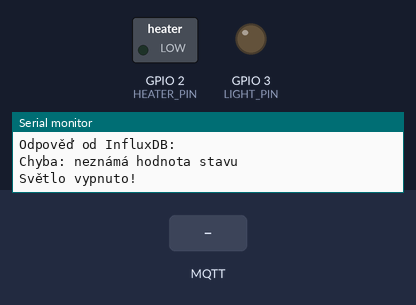
This program was run on a simulated ESP32-C3. On the bench: switched loads named in the program (green lamp = pin HIGH), output pins drawn as LEDs (lit = HIGH), the last lines printed to the serial monitor. The inputs (shaded band) are chosen by the test bench. WiFi joins after 1.5 s; servers stay silent unless stated; uploads are accepted with an empty reply; no MQTT or app messages arrive unless stated.

Above: at 3.7 s.
3.8 s: MQTT message "ON" arrives on the first subscribed topic
At 4.7 s:
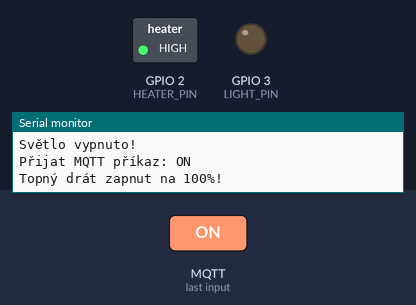
5.3 s: MQTT message "ON" arrives on the second subscribed topic
At 5.9 s:
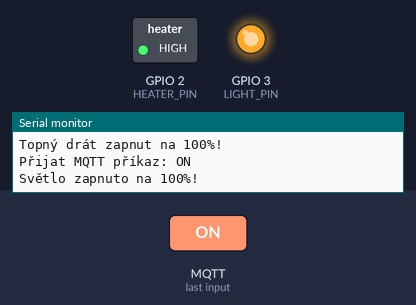
6.8 s: MQTT message "OFF" arrives on the first subscribed topic
At 8.0 s:
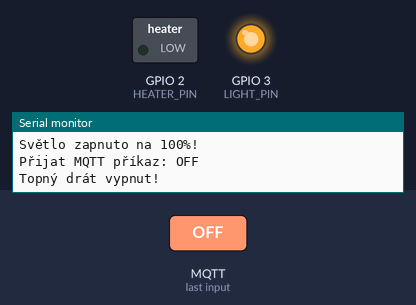
8.3 s: MQTT message "OFF" arrives on the second subscribed topic
At 9.4 s:
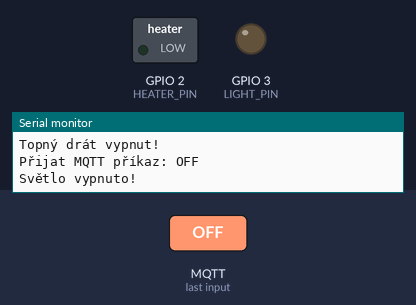
Timing chart, 0 to 10.8 s (numbered marks = the images above; inputs shaded):
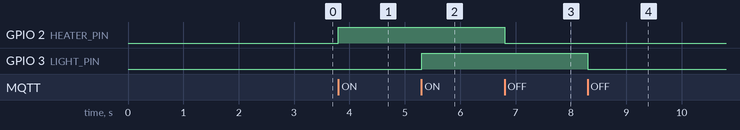

Measured:
- after the input at 3.8 s, GPIO 2 (HEATER_PIN): LOW → HIGH at once
- after the input at 5.3 s, GPIO 3 (LIGHT_PIN): LOW → HIGH at once
- after the input at 6.8 s, GPIO 2 (HEATER_PIN): HIGH → LOW at once
- after the input at 8.3 s, GPIO 3 (LIGHT_PIN): HIGH → LOW at once

The program:

main.cpp
```cpp
#include <Arduino.h>
#include <PubSubClient.h>
#include "WiFiManager.h"
#include "MQTTManager.h"
#include "OTAUpdater.h"
#include "HeaterController.h"
#include "ChickenLightController.h"
#include "InfluxDBManager.h"
#include "config.h"

// Set pin for heater
#define HEATER_PIN 2
#define LIGHT_PIN 3

//State of heater
bool heaterState = false;
bool currrentHeaterState;
bool lightState = false;
bool currrentLightState;

unsigned long previousMillis = 0;
const long interval = 3600000; // 1 hodina

WiFiManager wifiManager;
WiFiClient espClient;
PubSubClient client(espClient);
HeaterController heater(HEATER_PIN);  // Pin D2 pro topný drát
ChickenLightController light(LIGHT_PIN);  // Pin D3 pro světlo
MQTTManager mqttManager(client, heater, light);  // MQTTManager předává referenci na HeaterController
OTAUpdater otaUpdater("ESP32C3-Heater");
InfluxDBManager influxDB(influxUrl, influxBucket, influxUsername, influxPassword);

void setup() {
    Serial.begin(115200);
    // Připojení k WiFi
    wifiManager.connect(ssid, password);
    // Nastavení MQTT klienta
    mqttManager.setup(mqtt_server, mqtt_port, mqtt_user, mqtt_password);

    // Připojení k MQTT
    if (mqttManager.connect("ESP32C3_Client", mqtt_user, mqtt_password, "home/heater/set")) {
        mqttManager.publish("home/garden/status", "Připojeno!");
        client.subscribe("home/light/set");  // Přihlášení k odběru druhého tématu
    }

    // Inicializace topného drátu
    heater.begin();

    // Inicializace světla
    light.begin();

    // Spuštění OTA aktualizací
    otaUpdater.begin();

    influxDB.getLastHeaterState(heaterState);  // Zkontroluje poslední stav topení
    // Nastavení topení podle stavu z InfluxDB
    if (heaterState) {
        heater.turnOn();
        currrentHeaterState = true;
    } else {
        heater.turnOff();  // Pokud byl poslední stav "OFF", vypneme topení
        currrentHeaterState = false;
    }

    influxDB.getLastLightState(lightState);  // Zkontroluje poslední stav světla
    // Nastavení světla podle stavu z InfluxDB
    if (lightState) {
        light.turnOn();
        currrentLightState = true;
    } else {
        light.turnOff();  // Pokud byl poslední stav "OFF", vypneme světlo
        currrentLightState = false;
    }
}

void loop() {
    // MQTT smyčka pro příjem příkazů
    mqttManager.loop();

    // Zpracování OTA aktualizací
    otaUpdater.handle();

    unsigned long currentMillis = millis();

    if (currentMillis - previousMillis >= interval) {
        previousMillis = currentMillis;

        // Získání posledního stavu topení z InfluxDB
        influxDB.getLastHeaterState(heaterState);

        // Získání posledního stavu světla z InfluxDB
        influxDB.getLastLightState(lightState);

        // Nastavení topení podle stavu z InfluxDB
        if (heaterState && currrentHeaterState != true) {
            heater.turnOn();  // Pokud byl poslední stav "ON", zapneme topení
            currrentHeaterState = true;
        } else if (heaterState == false && currrentHeaterState != false) {
            heater.turnOff();  // Pokud byl poslední stav "OFF", vypneme topení
            currrentHeaterState = false;
        }
        else {
            // Pokud se stav nezměnil, nebudeme nic dělat
        }

        // Nastavení světla podle stavu z InfluxDB
        if (lightState && currrentLightState != true) {
            light.turnOn();  // Pokud byl poslední stav "ON", zapneme světlo
            currrentLightState = true;
        } else if (lightState == false && currrentLightState != false) {
            light.turnOff();  // Pokud byl poslední stav "OFF", vypneme světlo
            currrentLightState = false;
        }
        else {
            // Pokud se stav nezměnil, nebudeme nic dělat
        }
    }

}
```

ChickenLightController.cpp
```cpp
#include "ChickenLightController.h"

ChickenLightController::ChickenLightController(uint8_t pin) : pin(pin) {}

void ChickenLightController::begin() {
    pinMode(pin, OUTPUT);
    analogWrite(pin, 0);
}

void ChickenLightController::turnOn() {
    analogWrite(pin, 255);  // 100% výkon
    Serial.println("Světlo zapnuto na 100%!");
}

void ChickenLightController::turnOn75() {
    analogWrite(pin, 192);
    Serial.println("Světlo zapnuto na 75%!");
}

void ChickenLightController::turnOn50() {
    analogWrite(pin, 128);
    Serial.println("Světlo zapnuto na 50%!");
}

void ChickenLightController::turnOn25() {
    analogWrite(pin, 64);
    Serial.println("Světlo zapnuto na 25%!");
}

void ChickenLightController::turnOff() {
    analogWrite(pin, 0);   // Vypne světlo
    Serial.println("Světlo vypnuto!");
}
```

ChickenLightController.h
```cpp
#ifndef CHICKENLIGHTCONTROLLER_H
#define CHICKENLIGHTCONTROLLER_H

#include <Arduino.h>

class ChickenLightController {
public:
    ChickenLightController(uint8_t pin);
    void begin();
    void turnOn();
    void turnOn75();
    void turnOn50();
    void turnOn25();
    void turnOff();

private:
    uint8_t pin;
};

#endif
```

HeaterController.cpp
```cpp
#include "HeaterController.h"

HeaterController::HeaterController(uint8_t pin) : pin(pin) {}

void HeaterController::begin() {
    pinMode(pin, OUTPUT);
    analogWrite(pin, 0);
}

void HeaterController::turnOn() {
    analogWrite(pin, 255);  // 100% výkon
    Serial.println("Topný drát zapnut na 100%!");
}

void HeaterController::turnOn75() {
    analogWrite(pin, 192);  // 75% výkon (PWM hodnoty: 0-255)
    Serial.println("Topný drát zapnut na 75%!");
}

void HeaterController::turnOn50() {
    analogWrite(pin, 128);  // 50% výkon (PWM hodnoty: 0-255)
    Serial.println("Topný drát zapnut na 50%!");
}

void HeaterController::turnOn25() {
    analogWrite(pin, 64);  // 25% výkon (PWM hodnoty: 0-255)
    Serial.println("Topný drát zapnut na 25%!");
}

void HeaterController::turnOff() {
    analogWrite(pin, 0);   // Vypne topný drát (0% PWM)
    Serial.println("Topný drát vypnut!");
}
```

HeaterController.h
```cpp
#ifndef HEATERCONTROLLER_H
#define HEATERCONTROLLER_H

#include <Arduino.h>
#include <ArduinoHttpClient.h>

class HeaterController {
public:
    HeaterController(uint8_t pin);
    void begin();
    void turnOn();
    void turnOn75();
    void turnOn50();
    void turnOn25();
    void turnOff();

private:
    uint8_t pin;
};

#endif
```

InfluxDBManager.cpp
```cpp
#include "InfluxDBManager.h"
#include <WiFiClient.h>
#include <ArduinoHttpClient.h>

// Konstruktor třídy InfluxDBManager
InfluxDBManager::InfluxDBManager(const String& url, const String& bucket, const String& username, const String& password)
    : url(url), bucket(bucket), username(username), password(password) {}

// Funkce pro získání posledního stavu zařízení "start_heater_2" z InfluxDB
void InfluxDBManager::getLastHeaterState(bool &state) {
    // Použití WiFiClient pro HTTP
    WiFiClient wifiClient;

    // HTTP klient pro komunikaci s InfluxDB serverem
    HttpClient http(wifiClient, url, 8086); // Port 8086 pro HTTP

    // Definice dotazu pro získání posledního stavu zařízení "start_heater_2"
    String query = R"(
        from(bucket: "homeassistant")
        |> range(start: -30d)
        |> filter(fn: (r) => r._field == "state")
        |> filter(fn: (r) => r.entity_id == "start_heater_2")
        |> sort(columns: ["_time"], desc: true)
        |> limit(n: 1)
    )";

    // Autentizace (Base64 Basic Auth)
    String auth = username + ":" + password;
    String encodedAuth = encodeBase64(auth);

    Serial.println("Dotaz na InfluxDB: " + query);

    // Odeslání POST požadavku na InfluxDB
    http.beginRequest();
    http.post("/api/v2/query");
    http.sendHeader("Authorization", "Basic " + encodedAuth);
    http.sendHeader("Content-Type", "application/vnd.flux");
    http.sendHeader("Content-Length", query.length());
    http.beginBody();
    http.print(query);
    http.endRequest();

    // Získání odpovědi
    int httpResponseCode = http.responseStatusCode();  // Získání status kódu odpovědi
    Serial.println("HTTP Response Code: " + String(httpResponseCode));

    String response = http.responseBody();  // Získání těla odpovědi
    Serial.println("Odpověď od InfluxDB: " + response);

    // Zpracování odpovědi
    if (httpResponseCode == 200) {
        if (response.indexOf(",on,") != -1) {
            state = true;  // Zařízení je zapnuto
            Serial.println("Zařízení je zapnuto");
        } else if (response.indexOf(",off,") != -1) {
            state = false;  // Zařízení je vypnuto
            Serial.println("Zařízení je vypnuto");
        } else {
            Serial.println("Chyba: neznámá hodnota stavu");
        }
    } else {
        // Pokud došlo k chybě při komunikaci s InfluxDB
        Serial.print("Chyba při dotazu na InfluxDB: ");
        Serial.println(httpResponseCode);
    }

    // Uzavření spojení
    http.stop();
}

void InfluxDBManager::getLastLightState(bool &state) {
    // Použití WiFiClient pro HTTP
    WiFiClient wifiClient;

    // HTTP klient pro komunikaci s InfluxDB serverem
    HttpClient http(wifiClient, url, 8086); // Port 8086 pro HTTP

    // Definice dotazu pro získání posledního stavu zařízení "start_light_2"
    String query = R"(
        from(bucket: "homeassistant")
        |> range(start: -30d)
        |> filter(fn: (r) => r._field == "state")
        |> filter(fn: (r) => r.entity_id == "start_light")
        |> sort(columns: ["_time"], desc: true)
        |> limit(n: 1)
    )";

    // Autentizace (Base64 Basic Auth)
    String auth = username + ":" + password;
    String encodedAuth = encodeBase64(auth);

    Serial.println("Dotaz na InfluxDB: " + query);

    // Odeslání POST požadavku na InfluxDB
    http.beginRequest();
    http.post("/api/v2/query");
    http.sendHeader("Authorization", "Basic " + encodedAuth);
    http.sendHeader("Content-Type", "application/vnd.flux");
    http.sendHeader("Content-Length", query.length());
    http.beginBody();
    http.print(query);
    http.endRequest();

    // Získání odpovědi
    int httpResponseCode = http.responseStatusCode();  // Získání status kódu odpovědi
    Serial.println("HTTP Response Code: " + String(httpResponseCode));

    String response = http.responseBody();  // Získání těla odpovědi
    Serial.println("Odpověď od InfluxDB: " + response);

    // Zpracování odpovědi
    if (httpResponseCode == 200) {
        if (response.indexOf(",on,") != -1) {
            state = true;  // Zařízení je zapnuto
            Serial.println("Zařízení je zapnuto");
        } else if (response.indexOf(",off,") != -1) {
            state = false;  // Zařízení je vypnuto
            Serial.println("Zařízení je vypnuto");
        } else {
            Serial.println("Chyba: neznámá hodnota stavu");
        }
    } else {
        // Pokud došlo k chybě při komunikaci s InfluxDB
        Serial.print("Chyba při dotazu na InfluxDB: ");
        Serial.println(httpResponseCode);
    }
}
// Funkce pro Base64 kódování
String InfluxDBManager::encodeBase64(const String& input) {
    String encoded;
    const char* data = input.c_str();
    size_t len = input.length();
    unsigned char encodedData[(len * 4 / 3) + 4]; // Maximální délka Base64 výstupu
    size_t outputLength;

    // Kódování Base64
    mbedtls_base64_encode(encodedData, sizeof(encodedData), &outputLength, (const unsigned char*)data, len);
    encoded = String((char*)encodedData);
    return encoded;
}
```

InfluxDBManager.h
```cpp
#ifndef INFLUXDBMANAGER_H
#define INFLUXDBMANAGER_H

#include <Arduino.h>
#include "mbedtls/base64.h" // Base64 pro ESP32

class InfluxDBManager {
public:
    InfluxDBManager(const String& url, const String& bucket, const String& username, const String& password);
    void getLastHeaterState(bool &state);
    void getLastLightState(bool &state);
private:
    String url;
    String bucket;
    String username;
    String password;

    String encodeBase64(const String& input);  // Pomocná metoda pro Base64
};

#endif // INFLUXDBMANAGER_H
```

MQTTManager.cpp
```cpp
#include "MQTTManager.h"

// Upravený konstruktor
MQTTManager::MQTTManager(PubSubClient& client, HeaterController& heaterController, ChickenLightController& lightController)
    : client(client), heaterController(heaterController), lightController(lightController) {}

void MQTTManager::setup(const char* server, int port, const char* user, const char* password) {
    client.setServer(server, port);
    client.setCallback([this](char* topic, byte* payload, unsigned int length) {
        this->mqttCallback(topic, payload, length);
    });
}

boolean MQTTManager::connect(const char* clientId, const char* user, const char* password, const char* subscribeTopic) {
    while (!client.connected()) {
        Serial.println("Připojování k MQTT...");
        if (client.connect(clientId, user, password)) {
            Serial.println("Připojeno k MQTT!");
            client.subscribe(subscribeTopic);
            return true;
        } else {
            Serial.print("MQTT připojení selhalo, rc=");
            Serial.println(client.state());
            delay(2000);
        }
    }
    return false;
}

void MQTTManager::publish(const char* topic, float value) {
    if (client.connected()) {
        client.publish(topic, String(value).c_str());
        Serial.println(String("Data odeslána: ") + topic);
    }
}

// Nová metoda pro posílání textových zpráv
void MQTTManager::publish(const char* topic, const char* message) {
    if (client.connected()) {
        client.publish(topic, message);
        Serial.println(String("Data odeslána: ") + topic + " - " + message);
    }
}

void MQTTManager::loop() {
    client.loop();
}

void MQTTManager::mqttCallback(char* topic, byte* payload, unsigned int length) {
    String message = "";
    for (int i = 0; i < length; i++) {
        message += (char)payload[i];
    }

    Serial.println("Přijat MQTT příkaz: " + message);

    // Pokud se jedná o příkaz pro řízení topného drátu
    if (String(topic) == "home/heater/set") {
        if (message == "ON") {
            heaterController.turnOn();  // Zapne topný drát
        } else if (message == "OFF") {
            heaterController.turnOff(); // Vypne topný drát
        }
    }
    // Pokud se jedná o příkaz pro řízení světla
    if (String(topic) == "home/light/set") {
        if (message == "ON") {
            lightController.turnOn();
        } else if (message == "OFF") {
            lightController.turnOff(); // Vypne světlo
        }
    }
}
```

MQTTManager.h
```cpp
#ifndef MQTTMANAGER_H
#define MQTTMANAGER_H

#include <PubSubClient.h>
#include "HeaterController.h"
#include "ChickenLightController.h"

class MQTTManager {
public:
    MQTTManager(PubSubClient& client, HeaterController& heaterController, ChickenLightController& lightController);

    void setup(const char* server, int port, const char* user, const char* password);
    boolean connect(const char* clientId, const char* user, const char* password, const char* subscribeTopic);

    // Změna: umožní posílat jak float, tak textové zprávy
    void publish(const char* topic, float value);
    void publish(const char* topic, const char* message);
    void loop();

    void mqttCallback(char* topic, byte* payload, unsigned int length);

private:
    PubSubClient& client;
    HeaterController& heaterController;
    ChickenLightController& lightController; // Přidáno
};

#endif
```

OTAUpdater.cpp
```cpp
#include "OTAUpdater.h"

OTAUpdater::OTAUpdater(const char* hostname) : _hostname(hostname) {}

void OTAUpdater::begin() {
    ArduinoOTA.setHostname(_hostname);

    ArduinoOTA.onStart([]() {
        Serial.println("Začíná OTA update...");
    });

    ArduinoOTA.onEnd([]() {
        Serial.println("OTA update dokončen, restartuji...");
    });

    ArduinoOTA.onProgress([](unsigned int progress, unsigned int total) {
        Serial.printf("OTA update: %u%%\n", (progress * 100) / total);
    });

    ArduinoOTA.onError([](ota_error_t error) {
        Serial.printf("OTA chyba [%u]: ", error);
        if (error == OTA_AUTH_ERROR) Serial.println("Autentizační chyba");
        else if (error == OTA_BEGIN_ERROR) Serial.println("Chyba při zahájení");
        else if (error == OTA_CONNECT_ERROR) Serial.println("Chyba připojení");
        else if (error == OTA_RECEIVE_ERROR) Serial.println("Chyba přijímání");
        else if (error == OTA_END_ERROR) Serial.println("Chyba ukončení");
    });

    ArduinoOTA.begin();
}

void OTAUpdater::handle() {
    ArduinoOTA.handle();
}
```

OTAUpdater.h
```cpp
#ifndef OTA_UPDATER_H
#define OTA_UPDATER_H

#include <Arduino.h>
#include <ArduinoOTA.h>

class OTAUpdater {
public:
    OTAUpdater(const char* hostname);

    void begin();
    void handle();

private:
    const char* _hostname;
};

#endif
```

WiFiManager.cpp
```cpp
#include "WiFiManager.h"

void WiFiManager::connect(const char* ssid, const char* password) {
    Serial.println("Připojování k WiFi...");
    WiFi.begin(ssid, password);
    while (WiFi.status() != WL_CONNECTED) {
        delay(1000);
        Serial.println("Připojování...");
    }
    Serial.println("WiFi připojeno!");
}
```

WiFiManager.h
```cpp
#ifndef WIFIMANAGER_H
#define WIFIMANAGER_H

#include <WiFi.h>

class WiFiManager {
public:
    void connect(const char* ssid, const char* password);
};

#endif
```

config.h
```cpp
#ifndef CONFIG_H
#define CONFIG_H

#include <Arduino.h>

// WiFi a MQTT
const char* ssid = "your_WiFi_ssid";
const char* password = "your_WiFi_passoword";
const char* mqtt_server = "your_HW_ip";
const int mqtt_port = 1883;
const char* mqtt_user = "your_mqtt_user";
const char* mqtt_password = "your_mqtt_password";

// InfluxDB konfigurace
const String influxUrl = "your_HW_ip";  // URL InfluxDB
const String influxBucket = "homeassistant";
const String influxUsername = "homeassistant";
const String influxPassword = "your_password_influx";

#endif
```
